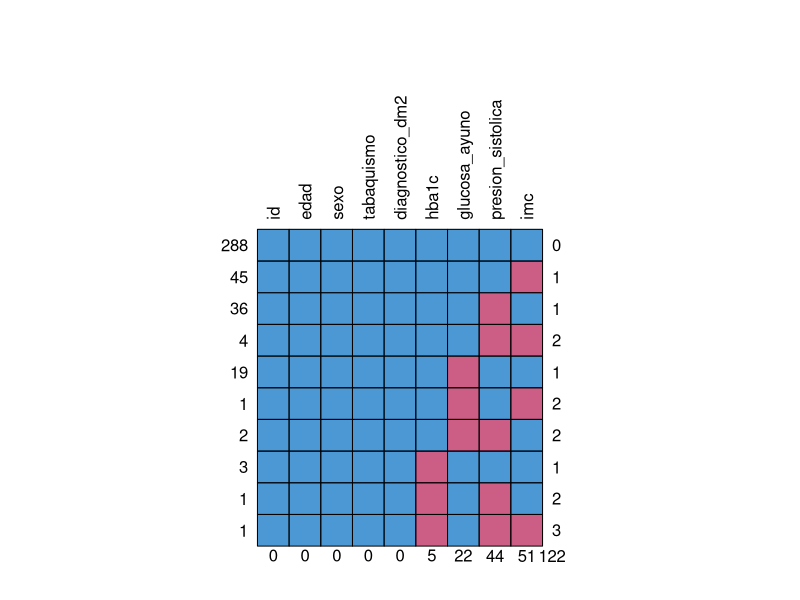
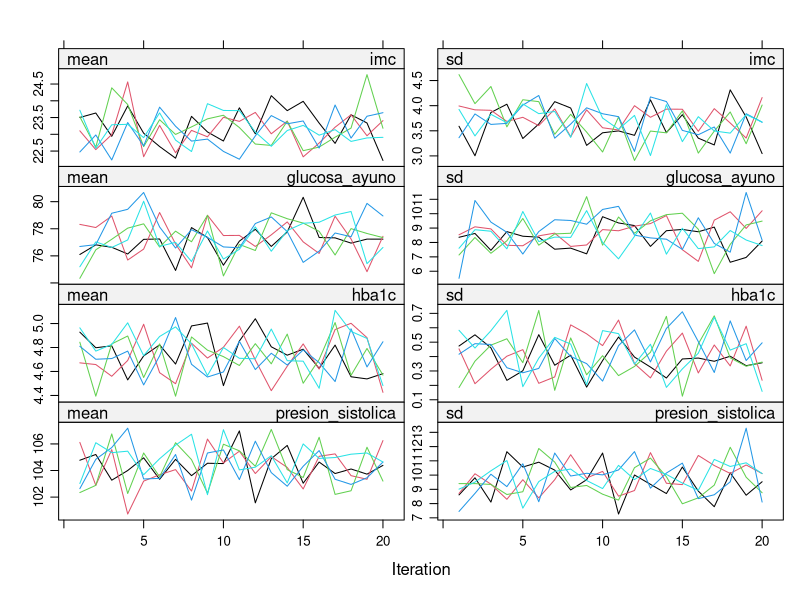
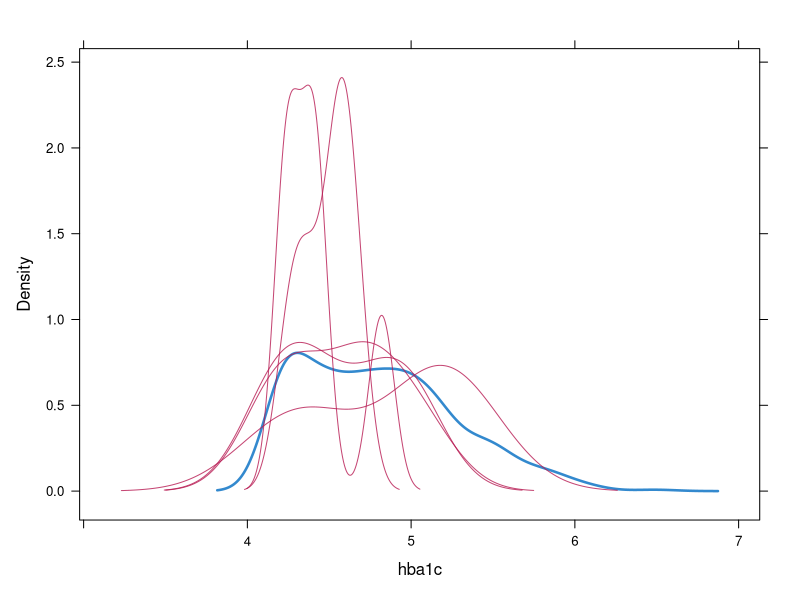
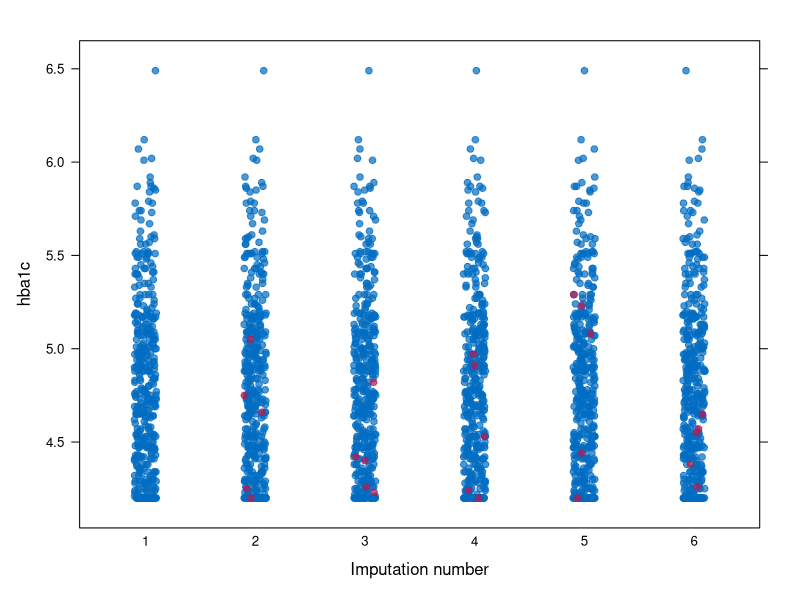

These charts were generated, in order, by the following R code:
## ---- chunk 1
library(tidyverse) # Manipulación de datos
library(mice) # Imputación de varibles 
## ---- chunk 2
set.seed(2026) # Sembrar semilla
n <- 400 # Ajustar los dasto simulados

edad <- round(runif(n, 30, 75))
sexo <- factor(sample(c("Mujer", "Hombre"), n, replace = TRUE, prob = c(0.55, 0.45)))
tabaquismo <- factor(sample(c("No", "Sí"), n, replace = TRUE, prob = c(0.72, 0.28)))

imc <- round(23 + 0.05 * (edad - 50) + rnorm(n, 0, 4), 1)
imc <- pmin(pmax(imc, 16), 45)

glucosa_ayuno <- round(80 + 0.9 * (imc - 25) + 0.3 * (edad - 50) + rnorm(n, 0, 8), 1)
glucosa_ayuno <- pmax(glucosa_ayuno, 65)

hba1c <- round(4.8 + 0.035 * (glucosa_ayuno - 80) + rnorm(n, 0, 0.4), 2)
hba1c <- pmax(hba1c, 4.2)

presion_sistolica <- round(105 + 0.4 * (edad - 50) + 0.5 * (imc - 25) + rnorm(n, 0, 9))

logit_dm2 <- -7 + 0.045 * glucosa_ayuno + 0.06 * imc + 0.02 * edad
diagnostico_dm2 <- factor(rbinom(n, 1, plogis(logit_dm2)), labels = c("No", "Sí"))

datos_verdad <- tibble(
  id = 1:n, edad, sexo, imc, glucosa_ayuno, hba1c,
  presion_sistolica, tabaquismo, diagnostico_dm2
)
## ---- chunk 3
datos_incompletos <- datos_verdad

# 1) MCAR en presión sistólica: falla aleatoria de un brazalete automático,
#    la probabilidad de faltar NO depende de nada — 10% del total
miss_presion <- rbinom(n, 1, 0.10) == 1
datos_incompletos$presion_sistolica[miss_presion] <- NA

# 2) MAR en IMC: depende de variables OBSERVADAS (tabaquismo y edad),
#    no del propio IMC -> mecanismo MAR
prob_miss_imc <- plogis(-2.3 + 0.9 * (tabaquismo == "Sí") + 0.02 * (edad - 50))
miss_imc <- rbinom(n, 1, prob_miss_imc) == 1
datos_incompletos$imc[miss_imc] <- NA

# 3) MAR en glucosa_ayuno: depende del IMC observado (pacientes con IMC alto
#    son referidos a un laboratorio externo que no siempre reporta a tiempo)
prob_miss_glu <- plogis(-2.6 + 0.08 * (imc - 25))
miss_glu <- rbinom(n, 1, prob_miss_glu) == 1
datos_incompletos$glucosa_ayuno[miss_glu] <- NA

# 4) MNAR en hba1c: la probabilidad de faltar depende del propio valor NO
#    observado de HbA1c (evitación del control en pacientes con mal control)
prob_miss_hba1c <- plogis(-3.0 + 1.1 * (hba1c - 6.0))
miss_hba1c <- rbinom(n, 1, prob_miss_hba1c) == 1
datos_incompletos$hba1c[miss_hba1c] <- NA
## ---- chunk 4
colMeans(is.na(datos_incompletos)) * 100
## ---- chunk 5
mice::md.pattern(datos_incompletos, rotate.names = TRUE)
## ---- chunk 6
mod_oraculo <- lm(hba1c ~ glucosa_ayuno + imc + edad, data = datos_verdad)
mod_cc      <- lm(hba1c ~ glucosa_ayuno + imc + edad, data = datos_incompletos)

datos_media <- datos_incompletos |>
  mutate(across(c(glucosa_ayuno, imc, hba1c, presion_sistolica),
                \(x) ifelse(is.na(x), mean(x, na.rm = TRUE), x)))
mod_media <- lm(hba1c ~ glucosa_ayuno + imc + edad, data = datos_media)

tibble(
  termino          = names(coef(mod_oraculo)),
  oraculo          = coef(mod_oraculo),
  casos_completos  = coef(mod_cc),
  imputacion_media = coef(mod_media)
)
## ---- chunk 7
pred <- mice::make.predictorMatrix(datos_incompletos)
pred["id", ] <- 0   # id no debe usarse para imputar ninguna otra variable
pred[, "id"] <- 0   # ninguna variable debe usarse para "imputar" id (no tiene NA)
pred
## ---- chunk 8
imp1 <- mice(
  datos_incompletos,
  m = 5,
  maxit = 5,
  predictorMatrix = pred,
  seed = 123,
  printFlag = FALSE
)

imp1$method
## ---- chunk 9
imp2 <- mice(
  datos_incompletos,
  m = 5,
  maxit = 20,
  predictorMatrix = pred,
  seed = 123,
  printFlag = FALSE
)

plot(imp2, layout = c(2, 4))
## ---- chunk 10
densityplot(imp2, ~ hba1c)
stripplot(imp2, hba1c ~ .imp, pch = 20, cex = 1.2)
## ---- chunk 11
huecos <- tibble(
  id = datos_verdad$id,
  na_imc     = miss_imc,
  na_glucosa = miss_glu,
  na_hba1c   = miss_hba1c
)

verdad_larga <- datos_verdad |>
  select(id, glucosa_verdad = glucosa_ayuno, imc_verdad = imc, hba1c_verdad = hba1c)

comparacion_valores <- mice::complete(imp2, action = "long", include = FALSE) |>
  select(.imp, id, glucosa_ayuno, imc, hba1c) |>
  left_join(verdad_larga, by = "id") |>
  left_join(huecos, by = "id")

# Sesgo y RMSE, solo entre los valores que SÍ fueron imputados
comparacion_valores |>
  filter(na_imc) |>
  summarise(variable = "imc", sesgo = mean(imc - imc_verdad),
            rmse = sqrt(mean((imc - imc_verdad)^2)))

comparacion_valores |>
  filter(na_glucosa) |>
  summarise(variable = "glucosa_ayuno", sesgo = mean(glucosa_ayuno - glucosa_verdad),
            rmse = sqrt(mean((glucosa_ayuno - glucosa_verdad)^2)))

comparacion_valores |>
  filter(na_hba1c) |>
  summarise(variable = "hba1c", sesgo = mean(hba1c - hba1c_verdad),
            rmse = sqrt(mean((hba1c - hba1c_verdad)^2)))
## ---- chunk 12
ajuste_mi <- with(imp2, glm(diagnostico_dm2 ~ glucosa_ayuno + imc + edad,
                             family = binomial()))
agrupado <- pool(ajuste_mi)
summary(agrupado, conf.int = TRUE)
## ---- chunk 13
mod_oraculo_dm2 <- glm(diagnostico_dm2 ~ glucosa_ayuno + imc + edad,
                        family = binomial(), data = datos_verdad)
mod_cc_dm2 <- glm(diagnostico_dm2 ~ glucosa_ayuno + imc + edad,
                   family = binomial(), data = datos_incompletos)

coef(mod_oraculo_dm2)
coef(mod_cc_dm2)
